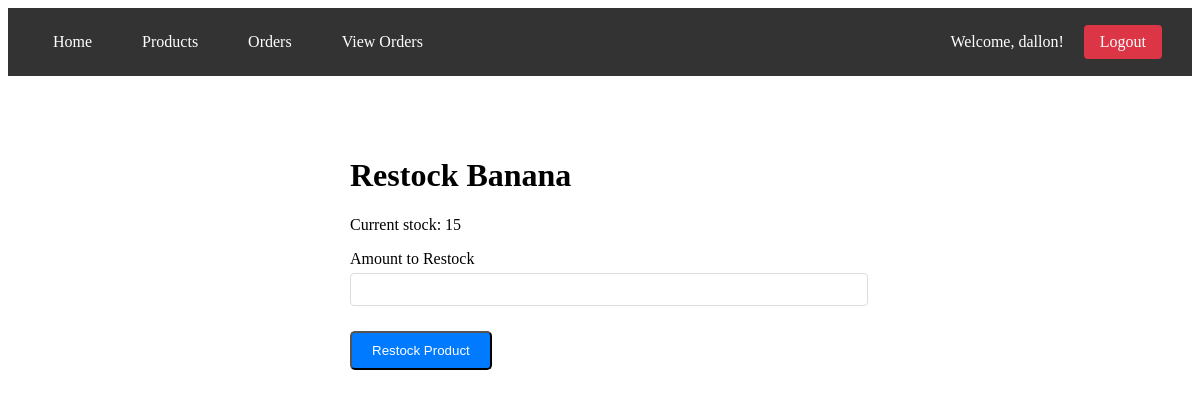
Before: /restock/2 (signed in) with the older database file.
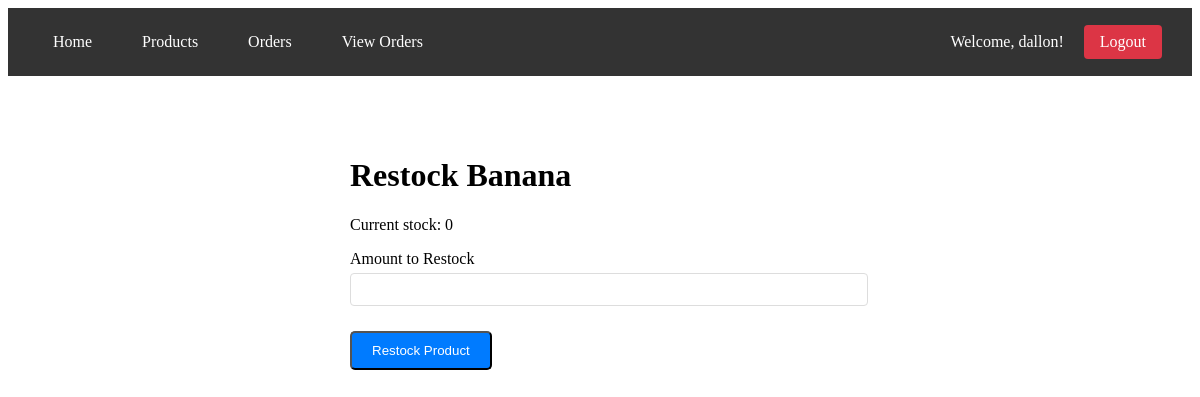
After: the same page with the newer database file.
### app/models.py (models this page shows, shortened)
class Product(db.Model):
    id = db.Column(db.Integer, primary_key=True)
    name = db.Column(db.String(80), nullable=False)
    price = db.Column(db.Float, nullable=False)
    stock = db.Column(db.Integer, default=10)
    orders = db.relationship('Order', backref='product', lazy=True)

### app/routes.py (the view)
@app.route('/restock/<int:product_id>', methods=['GET', 'POST'])
@login_required
def restock_product(product_id):
    product = Product.query.get_or_404(product_id)
    form = RestockForm()
    if form.validate_on_submit():
        product.restock(form.amount.data)
        db.session.commit()
        flash(f'Successfully restocked {product.name}!')
        return redirect(url_for('products'))
    return render_template('restock.html', form=form, product=product)

### app/forms.py
class RestockForm(FlaskForm):
    amount = IntegerField('Amount to Restock', validators=[DataRequired(), NumberRange(min=1)])
    submit = SubmitField('Restock Product')

### app/routes.py (called while the page is built)
def login_required(f):
    @wraps(f)
    def decorated_function(*args, **kwargs):
        if 'user_id' not in session:
            flash('Please login first!')
            return redirect(url_for('login'))
        return f(*args, **kwargs)
    return decorated_function

### app/templates/restock.html (shortened to what this page needs)
{% extends "base.html" %}
{% block content %}
<div class="form-container">
    <h1>Restock {{ product.name }}</h1>
    <p>Current stock: {{ product.stock }}</p>
    <form method="POST">
        <div class="form-group">
            {{ form.amount.label }}
            {{ form.amount(class="form-control") }}
        </div>
        {{ form.submit(class="btn btn-primary") }}
    </form>
</div>
{% endblock %}

Changed rows visible on the page:
changed Product "Banana": stock "15" → "0"
